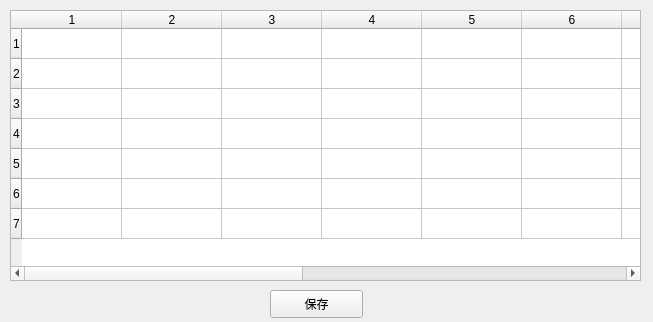
<?xml version="1.0" encoding="UTF-8"?>
<ui version="4.0">
 <class>timetable</class>
 <widget class="QWidget" name="timetable">
  <property name="geometry">
   <rect>
    <x>0</x>
    <y>0</y>
    <width>653</width>
    <height>322</height>
   </rect>
  </property>
  <property name="windowTitle">
   <string>Form</string>
  </property>
  <widget class="QTableWidget" name="tableWidget">
   <property name="geometry">
    <rect>
     <x>10</x>
     <y>10</y>
     <width>631</width>
     <height>271</height>
    </rect>
   </property>
   <property name="rowCount">
    <number>7</number>
   </property>
   <property name="columnCount">
    <number>13</number>
   </property>
   <row/>
   <row/>
   <row/>
   <row/>
   <row/>
   <row/>
   <row/>
   <column/>
   <column/>
   <column/>
   <column/>
   <column/>
   <column/>
   <column/>
   <column/>
   <column/>
   <column/>
   <column/>
   <column/>
   <column/>
  </widget>
  <widget class="QPushButton" name="saveButton">
   <property name="geometry">
    <rect>
     <x>270</x>
     <y>290</y>
     <width>93</width>
     <height>28</height>
    </rect>
   </property>
   <property name="text">
    <string>保存</string>
   </property>
  </widget>
 </widget>
 <resources/>
 <connections/>
</ui>
